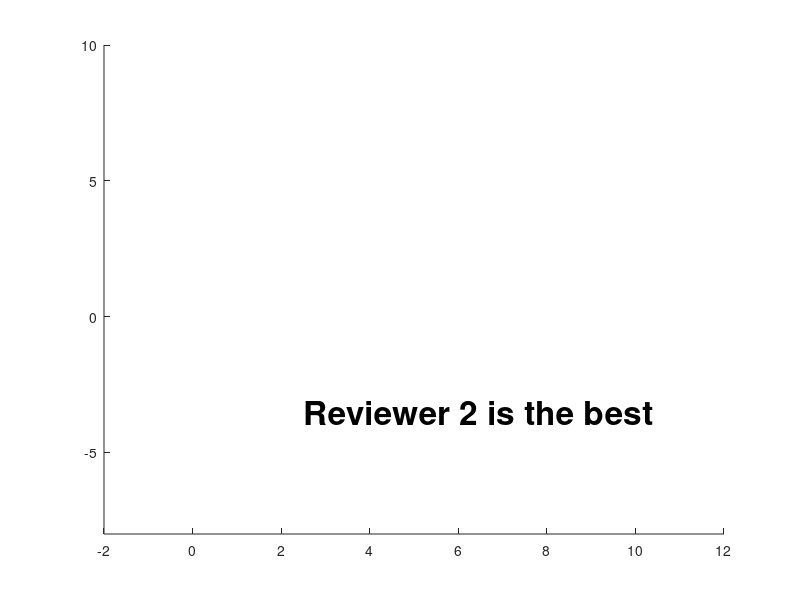

Source code (MATLAB):
%% script_5
%
%   This script produces the year subscript
%

%today's date
date_text = date;
year = date_text(end-3:end);
%plot text
text(2.5,-3.5, 'Reviewer 2 is the best', 'FontSize', 24, 'FontWeight', 'bold')
xlim([-2,12])
ylim([-8,10])

%% SOLUTION: Breakout 1

%today's date
% date_text = date;
% year = date_text(end-3:end);
%plot text
% text(2.5,-3.5, 'Reviewer 2 is the best', 'FontSize', 24, 'FontWeight', 'bold', 'Color', 'g') % per reviewer comments
% xlim([-2,12])
% ylim([-8,10])